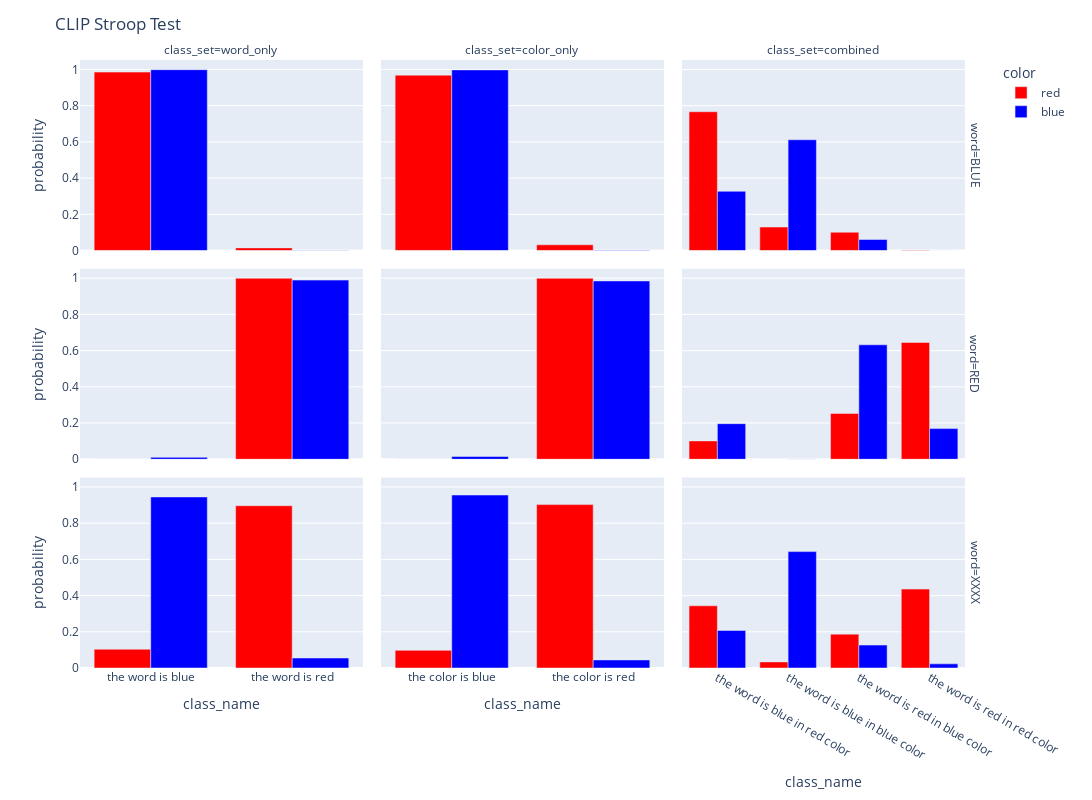

Source (notebook cell):
### Code cell
class_names = df['class_name'].unique()
fig = px.bar(df, 
             y='probability', 
             x='class_name', 
             facet_col='class_set', 
             color='color', 
             color_discrete_map={'blue': 'blue', 'red': 'red'},
             facet_row='word',
             hover_data=df.columns.tolist(),
             barmode='group', category_orders={'class_name': class_names})
# the the x-axis does not need to be the same
fig.update_xaxes(matches=None) 
for col in range(1, 4):
    for row in range(2, 4):
        fig.update_xaxes(matches=f'x{col}', row=row, col=col)  # x1 matches x2
fig.update_layout(height=800, width=1200, title_text='CLIP Stroop Test')
fig.show()

### Figure 1 — Plotly figure (JSON) as saved in the notebook; plotly's stock layout.template omitted (floating-point values rounded to 4 significant figures)
{"data": [{"alignmentgroup": "True", "customdata": [["BLUE", "red", "word_only"], ["BLUE", "red", "word_only"]], "hovertemplate": "color=%{customdata[1]}<br>word=%{customdata[0]}<br>class_set=%{customdata[2]}<br>class_name=%{x}<br>probability=%{y}<extra></extra>", "legendgroup": "red", "marker": {"color": "red", "pattern": {"shape": ""}}, "name": "red", "offsetgroup": "red", "orientation": "v", "showlegend": true, "textposition": "auto", "type": "bar", "x": ["the word is blue", "the word is red"], "xaxis": "x7", "y": [0.9855, 0.01451], "yaxis": "y7"}, {"alignmentgroup": "True", "customdata": [["BLUE", "red", "color_only"], ["BLUE", "red", "color_only"]], "hovertemplate": "color=%{customdata[1]}<br>word=%{customdata[0]}<br>class_set=%{customdata[2]}<br>class_name=%{x}<br>probability=%{y}<extra></extra>", "legendgroup": "red", "marker": {"color": "red", "pattern": {"shape": ""}}, "name": "red", "offsetgroup": "red", "orientation": "v", "showlegend": false, "textposition": "auto", "type": "bar", "x": ["the color is blue", "the color is red"], "xaxis": "x8", "y": [0.9687, 0.03132], "yaxis": "y8"}, {"alignmentgroup": "True", "customdata": [["BLUE", "red", "combined"], ["BLUE", "red", "combined"], ["BLUE", "red", "combined"], ["BLUE", "red", "combined"]], "hovertemplate": "color=%{customdata[1]}<br>word=%{customdata[0]}<br>class_set=%{customdata[2]}<br>class_name=%{x}<br>probability=%{y}<extra></extra>", "legendgroup": "red", "marker": {"color": "red", "pattern": {"shape": ""}}, "name": "red", "offsetgroup": "red", "orientation": "v", "showlegend": false, "textposition": "auto", "type": "bar", "x": ["the word is blue in red color", "the word is blue in blue color", "the word is red in blue color", "the word is red in red color"], "xaxis": "x9", "y": [0.7664, 0.1295, 0.1009, 0.003209], "yaxis": "y9"}, {"alignmentgroup": "True", "customdata": [["RED", "red", "word_only"], ["RED", "red", "word_only"]], "hovertemplate": "color=%{customdata[1]}<br>word=%{customdata[0]}<br>class_set=%{customdata[2]}<br>class_name=%{x}<br>probability=%{y}<extra></extra>", "legendgroup": "red", "marker": {"color": "red", "pattern": {"shape": ""}}, "name": "red", "offsetgroup": "red", "orientation": "v", "showlegend": false, "textposition": "auto", "type": "bar", "x": ["the word is red", "the word is blue"], "xaxis": "x4", "y": [0.9996, 0.0003634], "yaxis": "y4"}, {"alignmentgroup": "True", "customdata": [["RED", "red", "color_only"], ["RED", "red", "color_only"]], "hovertemplate": "color=%{customdata[1]}<br>word=%{customdata[0]}<br>class_set=%{customdata[2]}<br>class_name=%{x}<br>probability=%{y}<extra></extra>", "legendgroup": "red", "marker": {"color": "red", "pattern": {"shape": ""}}, "name": "red", "offsetgroup": "red", "orientation": "v", "showlegend": false, "textposition": "auto", "type": "bar", "x": ["the color is red", "the color is blue"], "xaxis": "x5", "y": [0.9994, 0.0005789], "yaxis": "y5"}, {"alignmentgroup": "True", "customdata": [["RED", "red", "combined"], ["RED", "red", "combined"], ["RED", "red", "combined"], ["RED", "red", "combined"]], "hovertemplate": "color=%{customdata[1]}<br>word=%{customdata[0]}<br>class_set=%{customdata[2]}<br>class_name=%{x}<br>probability=%{y}<extra></extra>", "legendgroup": "red", "marker": {"color": "red", "pattern": {"shape": ""}}, "name": "red", "offsetgroup": "red", "orientation": "v", "showlegend": false, "textposition": "auto", "type": "bar", "x": ["the word is red in red color", "the word is red in blue color", "the word is blue in red color", "the word is blue in blue color"], "xaxis": "x6", "y": [0.6451, 0.2533, 0.1014, 0.000229], "yaxis": "y6"}, {"alignmentgroup": "True", "customdata": [["XXXX", "red", "word_only"], ["XXXX", "red", "word_only"]], "hovertemplate": "color=%{customdata[1]}<br>word=%{customdata[0]}<br>class_set=%{customdata[2]}<br>class_name=%{x}<br>probability=%{y}<extra></extra>", "legendgroup": "red", "marker": {"color": "red", "pattern": {"shape": ""}}, "name": "red", "offsetgroup": "red", "orientation": "v", "showlegend": false, "textposition": "auto", "type": "bar", "x": ["the word is red", "the word is blue"], "xaxis": "x", "y": [0.8964, 0.1036], "yaxis": "y"}, {"alignmentgroup": "True", "customdata": [["XXXX", "red", "color_only"], ["XXXX", "red", "color_only"]], "hovertemplate": "color=%{customdata[1]}<br>word=%{customdata[0]}<br>class_set=%{customdata[2]}<br>class_name=%{x}<br>probability=%{y}<extra></extra>", "legendgroup": "red", "marker": {"color": "red", "pattern": {"shape": ""}}, "name": "red", "offsetgroup": "red", "orientation": "v", "showlegend": false, "textposition": "auto", "type": "bar", "x": ["the color is red", "the color is blue"], "xaxis": "x2", "y": [0.9024, 0.09757], "yaxis": "y2"}, {"alignmentgroup": "True", "customdata": [["XXXX", "red", "combined"], ["XXXX", "red", "combined"], ["XXXX", "red", "combined"], ["XXXX", "red", "combined"]], "hovertemplate": "color=%{customdata[1]}<br>word=%{customdata[0]}<br>class_set=%{customdata[2]}<br>class_name=%{x}<br>probability=%{y}<extra></extra>", "legendgroup": "red", "marker": {"color": "red", "pattern": {"shape": ""}}, "name": "red", "offsetgroup": "red", "orientation": "v", "showlegend": false, "textposition": "auto", "type": "bar", "x": ["the word is red in red color", "the word is blue in red color", "the word is red in blue color", "the word is blue in blue color"], "xaxis": "x3", "y": [0.4358, 0.3435, 0.187, 0.03369], "yaxis": "y3"}, {"alignmentgroup": "True", "customdata": [["BLUE", "blue", "word_only"], ["BLUE", "blue", "word_only"]], "hovertemplate": "color=%{customdata[1]}<br>word=%{customdata[0]}<br>class_set=%{customdata[2]}<br>class_name=%{x}<br>probability=%{y}<extra></extra>", "legendgroup": "blue", "marker": {"color": "blue", "pattern": {"shape": ""}}, "name": "blue", "offsetgroup": "blue", "orientation": "v", "showlegend": true, "textposition": "auto", "type": "bar", "x": ["the word is blue", "the word is red"], "xaxis": "x7", "y": [0.9988, 0.001247], "yaxis": "y7"}, {"alignmentgroup": "True", "customdata": [["BLUE", "blue", "color_only"], ["BLUE", "blue", "color_only"]], "hovertemplate": "color=%{customdata[1]}<br>word=%{customdata[0]}<br>class_set=%{customdata[2]}<br>class_name=%{x}<br>probability=%{y}<extra></extra>", "legendgroup": "blue", "marker": {"color": "blue", "pattern": {"shape": ""}}, "name": "blue", "offsetgroup": "blue", "orientation": "v", "showlegend": false, "textposition": "auto", "type": "bar", "x": ["the color is blue", "the color is red"], "xaxis": "x8", "y": [0.9976, 0.002389], "yaxis": "y8"}, {"alignmentgroup": "True", "customdata": [["BLUE", "blue", "combined"], ["BLUE", "blue", "combined"], ["BLUE", "blue", "combined"], ["BLUE", "blue", "combined"]], "hovertemplate": "color=%{customdata[1]}<br>word=%{customdata[0]}<br>class_set=%{customdata[2]}<br>class_name=%{x}<br>probability=%{y}<extra></extra>", "legendgroup": "blue", "marker": {"color": "blue", "pattern": {"shape": ""}}, "name": "blue", "offsetgroup": "blue", "orientation": "v", "showlegend": false, "textposition": "auto", "type": "bar", "x": ["the word is blue in blue color", "the word is blue in red color", "the word is red in blue color", "the word is red in red color"], "xaxis": "x9", "y": [0.6116, 0.3271, 0.06072, 0.0006366], "yaxis": "y9"}, {"alignmentgroup": "True", "customdata": [["RED", "blue", "word_only"], ["RED", "blue", "word_only"]], "hovertemplate": "color=%{customdata[1]}<br>word=%{customdata[0]}<br>class_set=%{customdata[2]}<br>class_name=%{x}<br>probability=%{y}<extra></extra>", "legendgroup": "blue", "marker": {"color": "blue", "pattern": {"shape": ""}}, "name": "blue", "offsetgroup": "blue", "orientation": "v", "showlegend": false, "textposition": "auto", "type": "bar", "x": ["the word is red", "the word is blue"], "xaxis": "x4", "y": [0.9895, 0.01053], "yaxis": "y4"}, {"alignmentgroup": "True", "customdata": [["RED", "blue", "color_only"], ["RED", "blue", "color_only"]], "hovertemplate": "color=%{customdata[1]}<br>word=%{customdata[0]}<br>class_set=%{customdata[2]}<br>class_name=%{x}<br>probability=%{y}<extra></extra>", "legendgroup": "blue", "marker": {"color": "blue", "pattern": {"shape": ""}}, "name": "blue", "offsetgroup": "blue", "orientation": "v", "showlegend": false, "textposition": "auto", "type": "bar", "x": ["the color is red", "the color is blue"], "xaxis": "x5", "y": [0.9848, 0.01516], "yaxis": "y5"}, {"alignmentgroup": "True", "customdata": [["RED", "blue", "combined"], ["RED", "blue", "combined"], ["RED", "blue", "combined"], ["RED", "blue", "combined"]], "hovertemplate": "color=%{customdata[1]}<br>word=%{customdata[0]}<br>class_set=%{customdata[2]}<br>class_name=%{x}<br>probability=%{y}<extra></extra>", "legendgroup": "blue", "marker": {"color": "blue", "pattern": {"shape": ""}}, "name": "blue", "offsetgroup": "blue", "orientation": "v", "showlegend": false, "textposition": "auto", "type": "bar", "x": ["the word is red in blue color", "the word is blue in red color", "the word is red in red color", "the word is blue in blue color"], "xaxis": "x6", "y": [0.6321, 0.1966, 0.1692, 0.002023], "yaxis": "y6"}, {"alignmentgroup": "True", "customdata": [["XXXX", "blue", "word_only"], ["XXXX", "blue", "word_only"]], "hovertemplate": "color=%{customdata[1]}<br>word=%{customdata[0]}<br>class_set=%{customdata[2]}<br>class_name=%{x}<br>probability=%{y}<extra></extra>", "legendgroup": "blue", "marker": {"color": "blue", "pattern": {"shape": ""}}, "name": "blue", "offsetgroup": "blue", "orientation": "v", "showlegend": false, "textposition": "auto", "type": "bar", "x": ["the word is blue", "the word is red"], "xaxis": "x", "y": [0.9448, 0.05517], "yaxis": "y"}, {"alignmentgroup": "True", "customdata": [["XXXX", "blue", "color_only"], ["XXXX", "blue", "color_only"]], "hovertemplate": "color=%{customdata[1]}<br>word=%{customdata[0]}<br>class_set=%{customdata[2]}<br>class_name=%{x}<br>probability=%{y}<extra></extra>", "legendgroup": "blue", "marker": {"color": "blue", "pattern": {"shape": ""}}, "name": "blue", "offsetgroup": "blue", "orientation": "v", "showlegend": false, "textposition": "auto", "type": "bar", "x": ["the color is blue", "the color is red"], "xaxis": "x2", "y": [0.9554, 0.04456], "yaxis": "y2"}, {"alignmentgroup": "True", "customdata": [["XXXX", "blue", "combined"], ["XXXX", "blue", "combined"], ["XXXX", "blue", "combined"], ["XXXX", "blue", "combined"]], "hovertemplate": "color=%{customdata[1]}<br>word=%{customdata[0]}<br>class_set=%{customdata[2]}<br>class_name=%{x}<br>probability=%{y}<extra></extra>", "legendgroup": "blue", "marker": {"color": "blue", "pattern": {"shape": ""}}, "name": "blue", "offsetgroup": "blue", "orientation": "v", "showlegend": false, "textposition": "auto", "type": "bar", "x": ["the word is blue in blue color", "the word is blue in red color", "the word is red in blue color", "the word is red in red color"], "xaxis": "x3", "y": [0.6429, 0.2075, 0.1267, 0.0229], "yaxis": "y3"}], "layout": {"annotations": [{"font": {}, "showarrow": false, "text": "class_set=word_only", "x": 0.1567, "xanchor": "center", "xref": "paper", "y": 1.0, "yanchor": "bottom", "yref": "paper"}, {"font": {}, "showarrow": false, "text": "class_set=color_only", "x": 0.49, "xanchor": "center", "xref": "paper", "y": 1.0, "yanchor": "bottom", "yref": "paper"}, {"font": {}, "showarrow": false, "text": "class_set=combined", "x": 0.8233, "xanchor": "center", "xref": "paper", "y": 1.0, "yanchor": "bottom", "yref": "paper"}, {"font": {}, "showarrow": false, "text": "word=XXXX", "textangle": 90, "x": 0.98, "xanchor": "left", "xref": "paper", "y": 0.1567, "yanchor": "middle", "yref": "paper"}, {"font": {}, "showarrow": false, "text": "word=RED", "textangle": 90, "x": 0.98, "xanchor": "left", "xref": "paper", "y": 0.5, "yanchor": "middle", "yref": "paper"}, {"font": {}, "showarrow": false, "text": "word=BLUE", "textangle": 90, "x": 0.98, "xanchor": "left", "xref": "paper", "y": 0.8433, "yanchor": "middle", "yref": "paper"}], "barmode": "group", "height": 800, "legend": {"title": {"text": "color"}, "tracegroupgap": 0}, "margin": {"t": 60}, "title": {"text": "CLIP Stroop Test"}, "width": 1200, "xaxis": {"anchor": "y", "categoryarray": ["the word is blue", "the word is red", "the color is blue", "the color is red", "the word is blue in red color", "the word is blue in blue color", "the word is red in blue color", "the word is red in red color"], "categoryorder": "array", "domain": [0, 0.3133], "title": {"text": "class_name"}}, "xaxis2": {"anchor": "y2", "categoryarray": ["the word is blue", "the word is red", "the color is blue", "the color is red", "the word is blue in red color", "the word is blue in blue color", "the word is red in blue color", "the word is red in red color"], "categoryorder": "array", "domain": [0.3333, 0.6467], "title": {"text": "class_name"}}, "xaxis3": {"anchor": "y3", "categoryarray": ["the word is blue", "the word is red", "the color is blue", "the color is red", "the word is blue in red color", "the word is blue in blue color", "the word is red in blue color", "the word is red in red color"], "categoryorder": "array", "domain": [0.6667, 0.98], "title": {"text": "class_name"}}, "xaxis4": {"anchor": "y4", "domain": [0, 0.3133], "matches": "x", "showticklabels": false}, "xaxis5": {"anchor": "y5", "domain": [0.3333, 0.6467], "matches": "x2", "showticklabels": false}, "xaxis6": {"anchor": "y6", "domain": [0.6667, 0.98], "matches": "x3", "showticklabels": false}, "xaxis7": {"anchor": "y7", "domain": [0, 0.3133], "matches": "x", "showticklabels": false}, "xaxis8": {"anchor": "y8", "domain": [0.3333, 0.6467], "matches": "x2", "showticklabels": false}, "xaxis9": {"anchor": "y9", "domain": [0.6667, 0.98], "matches": "x3", "showticklabels": false}, "yaxis": {"anchor": "x", "domain": [0, 0.3133], "title": {"text": "probability"}}, "yaxis2": {"anchor": "x2", "domain": [0, 0.3133], "matches": "y", "showticklabels": false}, "yaxis3": {"anchor": "x3", "domain": [0, 0.3133], "matches": "y", "showticklabels": false}, "yaxis4": {"anchor": "x4", "domain": [0.3433, 0.6567], "matches": "y", "title": {"text": "probability"}}, "yaxis5": {"anchor": "x5", "domain": [0.3433, 0.6567], "matches": "y", "showticklabels": false}, "yaxis6": {"anchor": "x6", "domain": [0.3433, 0.6567], "matches": "y", "showticklabels": false}, "yaxis7": {"anchor": "x7", "domain": [0.6867, 1.0], "matches": "y", "title": {"text": "probability"}}, "yaxis8": {"anchor": "x8", "domain": [0.6867, 1.0], "matches": "y", "showticklabels": false}, "yaxis9": {"anchor": "x9", "domain": [0.6867, 1.0], "matches": "y", "showticklabels": false}}}
